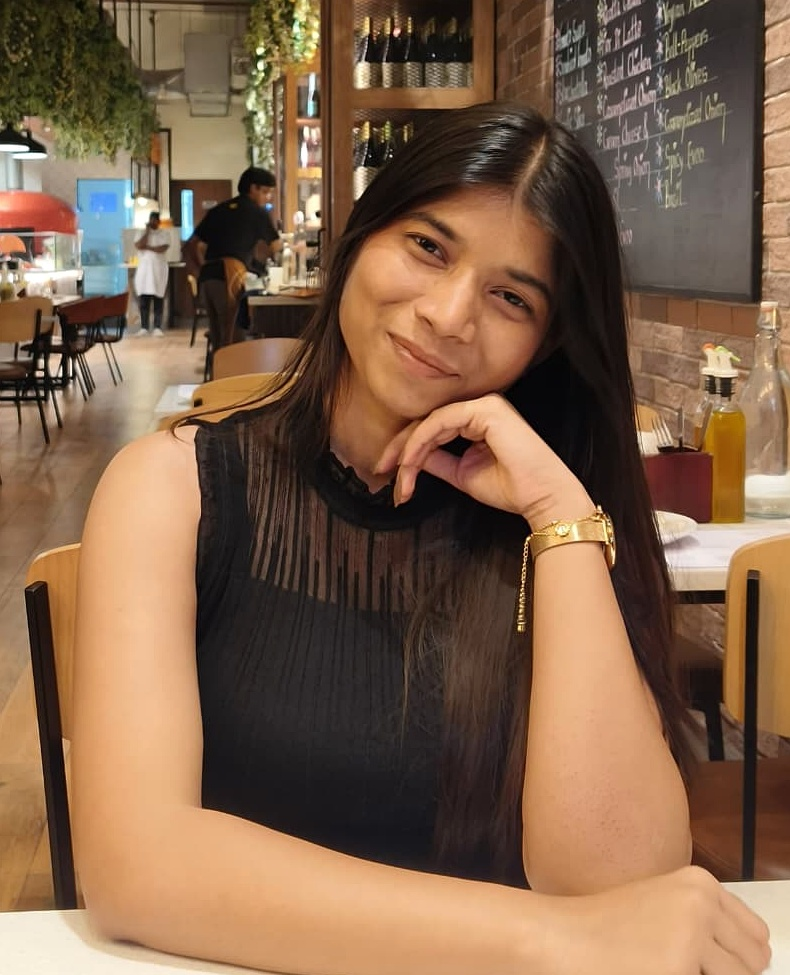
#> input picture assets/samruddhi.jpg, 790 x 975 px
$ python dotify.py ../assets/samruddhi.jpg --out out.png
#> lines starting #> are read from the running program, lines starting #| are printed output that depends on the picture
import argparse
from pathlib import Path
from PIL import Image,ImageOps,ImageEnhance
ap=argparse.ArgumentParser(); ap.add_argument("image"); ap.add_argument("-o","--out",required=True); ap.add_argument("--cols",type=int,default=100); ap.add_argument("--equalize",action="store_true"); ap.add_argument("--detail",type=float,default=.5); ap.add_argument("--color",action="store_true"); ap.add_argument("--circle",action="store_true"); a=ap.parse_args()
im=Image.open(a.image).convert("RGBA")
if a.circle:
 side=min(im.size); im=im.crop(((im.width-side)//2,(im.height-side)//2,(im.width+side)//2,(im.height+side)//2))
rows=max(1,round(a.cols*im.height/im.width*.62)); small=im.resize((a.cols,rows),Image.Resampling.LANCZOS); rgb=small.convert("RGB")
#> after `rows = max(1, round(a.cols * im.height / im.width * 0.62))`: rows = 77
#> after `small = im.resize((a.cols, rows), Image.Resampling.LANCZOS)`:
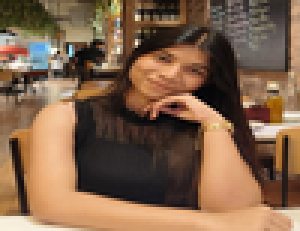
#> small: PIL image 100x77 RGBA (shown 3 times larger); mean R, G, B, A 128.4, 99, 75.3, 255
if a.equalize: rgb=ImageOps.equalize(rgb)
rgb=ImageEnhance.Contrast(rgb).enhance(1+a.detail*.25); px=rgb.load(); al=small.getchannel("A").load(); W=900; H=round(900*rows/a.cols); dots=[]
#> after `H = round(900 * rows / a.cols)`: H = 693
for y in range(rows):
 for x in range(a.cols):
  if al[x,y]<20: continue
  r,g,b=px[x,y]; bright=(r+g+b)/765; rad=max(.7,min(W/a.cols*.48,W/a.cols*(.10+.42*(1-bright)))); fill=f"rgb({r},{g},{b})" if a.color else "#39D353"; dots.append(f'<circle cx="{(x+.5)*W/a.cols:.1f}" cy="{(y+.5)*H/rows:.1f}" r="{rad:.2f}" fill="{fill}"/>')
#> after the loop, dots = 7700 items
svg=f'<svg xmlns="http://www.w3.org/2000/svg" width="{W}" height="{H}">{"".join(dots)}</svg>'; p=Path(a.out); p.parent.mkdir(parents=True,exist_ok=True); p.with_suffix(".svg").write_text(svg,encoding="utf-8")
